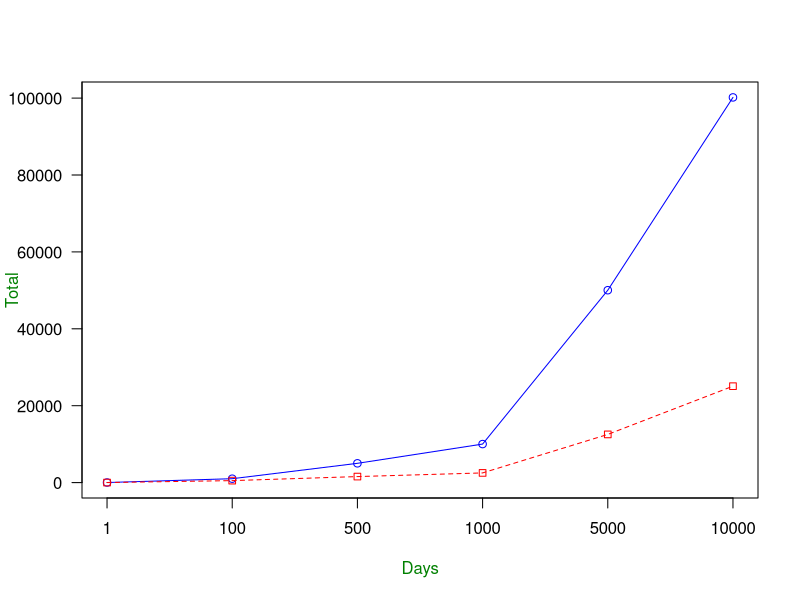

This chart was generated by the following R code:
seq <- c( 23 ,1014, 5013, 10021, 50035,  100181) 
par <- c(12, 515, 1565,  2515, 12531 , 25076) 
g_range <- range(0, seq, par)
plot(seq, type="o", col="blue" , ylim=g_range, axes=FALSE, ann=FALSE)
axis(1, at=1:6, lab=c("1", "100", "500", "1000", "5000", "10000"))
axis(2, las=1, at=20000*0:g_range[2])
box()
lines(par, type="o", pch=22, lty=2, col="red")

title(xlab= "Days", col.lab=rgb(0,0.5,0))
title(ylab= "Total", col.lab=rgb(0,0.5,0))